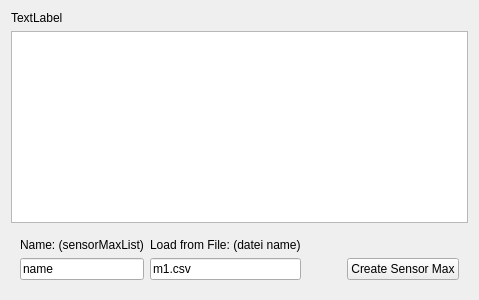
               <widget class="QWidget" name="tab_sensorMax">
                <attribute name="title">
                 <string>Sensor Max</string>
                </attribute>
                <layout class="QGridLayout" name="gridLayout_11">
                 <item row="2" column="0">
                  <widget class="QWidget" name="widget_9" native="true">
                   <layout class="QGridLayout" name="gridLayout_10">
                    <item row="1" column="2">
                     <widget class="QLineEdit" name="lineEdit_sensormaxCSV">
                      <property name="text">
                       <string>m1.csv</string>
                      </property>
                     </widget>
                    </item>
                    <item row="1" column="4">
                     <widget class="QPushButton" name="btn_createSensorMax">
                      <property name="text">
                       <string>Create Sensor Max</string>
                      </property>
                     </widget>
                    </item>
                    <item row="1" column="1">
                     <widget class="QLineEdit" name="lineEdit_sensormaxlisname">
                      <property name="text">
                       <string>name</string>
                      </property>
                     </widget>
                    </item>
                    <item row="0" column="2">
                     <widget class="QLabel" name="label_4">
                      <property name="text">
                       <string>Load from File: (datei name)</string>
                      </property>
                     </widget>
                    </item>
                    <item row="0" column="1">
                     <widget class="QLabel" name="label_3">
                      <property name="text">
                       <string>Name: (sensorMaxList)</string>
                      </property>
                     </widget>
                    </item>
                    <item row="1" column="3">
                     <spacer name="horizontalSpacer_3">
                      <property name="orientation">
                       <enum>Qt::Horizontal</enum>
                      </property>
                      <property name="sizeHint" stdset="0">
                       <size>
                        <width>40</width>
                        <height>20</height>
                       </size>
                      </property>
                     </spacer>
                    </item>
                   </layout>
                  </widget>
                 </item>
                 <item row="0" column="0">
                  <widget class="QLabel" name="label_11">
                   <property name="text">
                    <string>TextLabel</string>
                   </property>
                  </widget>
                 </item>
                 <item row="1" column="0">
                  <widget class="QListWidget" name="list_sensorMax">
                   <property name="font">
                    <font>
                     <family>Courier 10 Pitch</family>
                    </font>
                   </property>
                  </widget>
                 </item>
                </layout>
               </widget>
